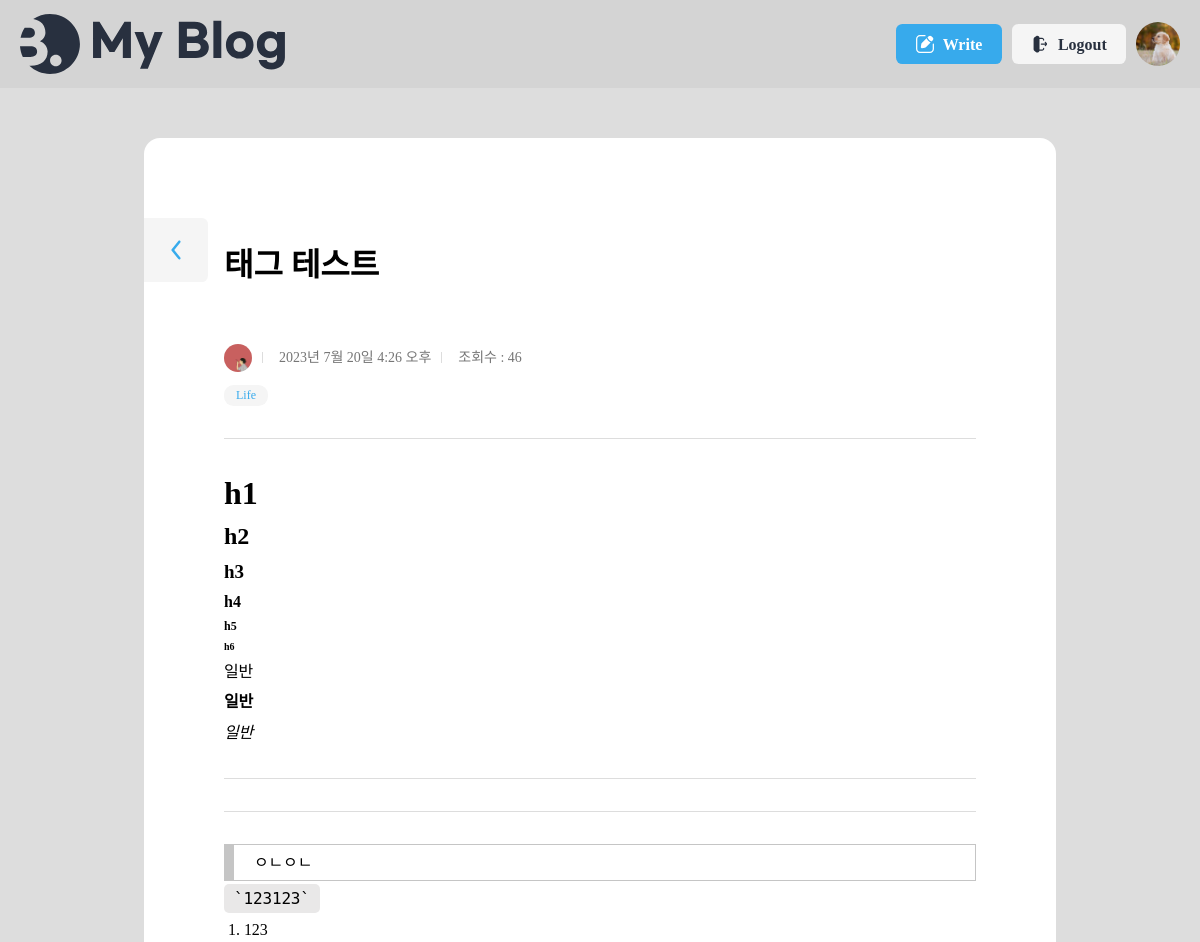
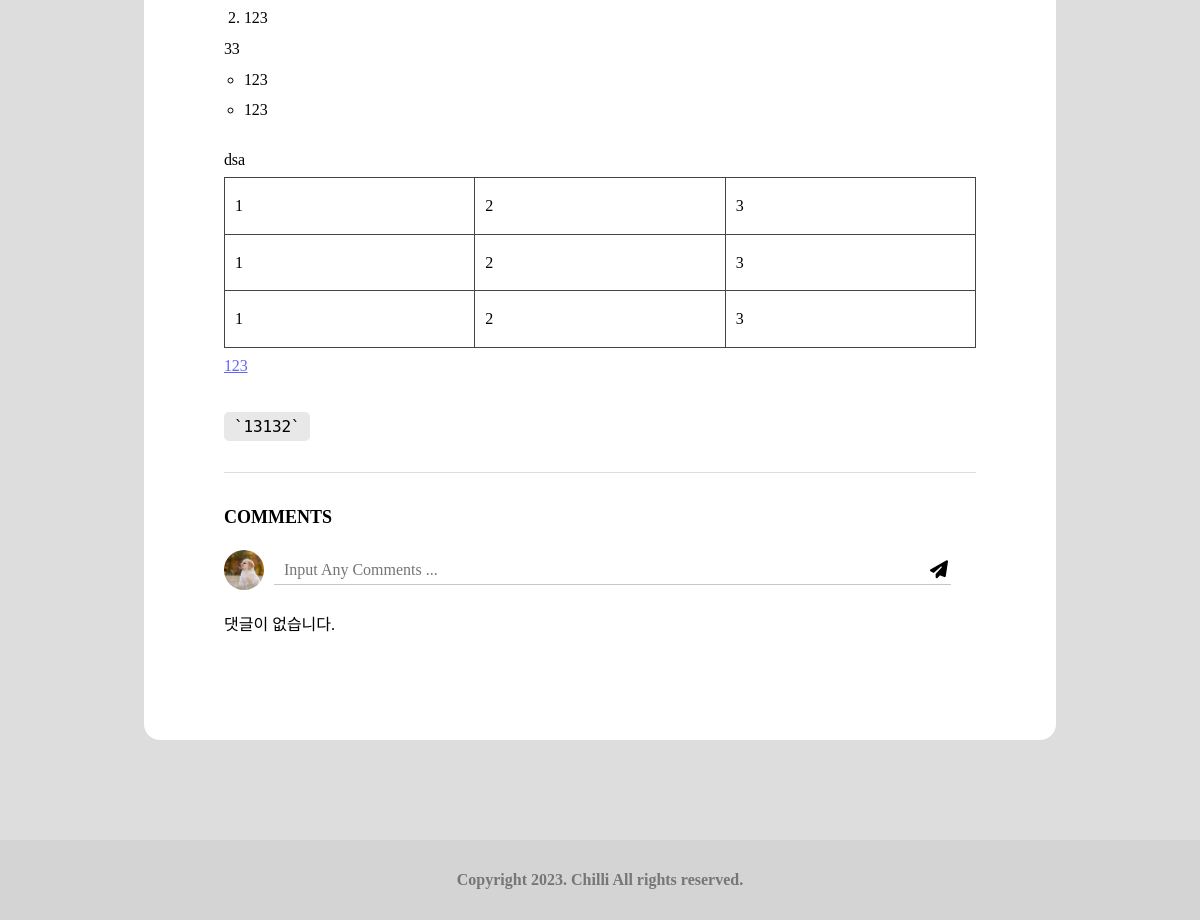
The app's page /blog/10/ (signed in) with its own data (2 pictures, top to bottom).
### user/models.py (models this page shows)
class User(AbstractUser):
    username = None
    email = models.EmailField(unique=True, max_length=255)
    is_profile = models.BooleanField(default=False)
    is_staff = models.BooleanField(default=False)
    is_superuser = models.BooleanField(default=False)
    is_active = models.BooleanField(default=True)
    date_joined = models.DateTimeField(auto_now_add=True)
    last_login = models.DateTimeField(auto_now=True, null=True, blank=True)
    USERNAME_FIELD = 'email'
    EMAIL_FIELD = 'email'
    REQUIRED_FIELDS = []
    objects = UserManager()

class Profile(models.Model):
    user = models.OneToOneField('User', on_delete=models.CASCADE)
    name = models.CharField(default='닉네임', max_length=50, null=True, blank=True)
    avatarUrl = models.ImageField(upload_to='user/media',null=True,blank=True)
    aboutMe = models.TextField(default='자신을 소개해주세요 :)',null=True, blank=True)
    created_at = models.DateTimeField(auto_now_add=True)
    updated_at = models.DateTimeField(auto_now=True)

### blog/models.py (models this page shows)
class Post(models.Model):
    title = models.CharField(max_length=30)
    content = models.TextField()
    writer = models.ForeignKey(User, on_delete=models.CASCADE)
    status = models.CharField(default='active', max_length=20)
    thumbnail = models.ImageField(upload_to='blog/media',null=True,blank=True)
    views = models.IntegerField(default=0)
    created_at = models.DateTimeField(auto_now_add=True)
    updated_at = models.DateTimeField(auto_now=True)

class Category(models.Model):
    post = models.OneToOneField("Post", on_delete=models.CASCADE)
    name = models.CharField(max_length=20)
    created_at = models.DateTimeField(auto_now_add=True)
    status = models.CharField(default='active', max_length=20)

### blog/views.py (the view)
# urls.py: path('<int:pk>/', Detail.as_view() , name='detail'),
class Detail(View):
    def get(self, request, pk):
        try:
            post = Post.objects.get(pk=pk)
        except:
            return render(request,'blog/error.html')
        else:
            if post.status == 'active':
                post.views = post.views + 1
                post.save()
                comments = Comment.objects.filter(post=post,status='active')
                comment_form = CommentForm()
                context = {
                    'post': post,
                    'comments': comments,
                    'comment_form': comment_form,
                }
                return render(request,'blog/post_view.html', context)
            return render(request,'blog/error.html')

### blog/forms.py
class CommentForm(forms.ModelForm):
    class Meta:
        model = Comment
        fields = ['content']
        widgets = {
            'content': forms.TextInput(attrs={'placeholder': 'Input Any Comments ...'})
        }

### blog/templates/blog/post_view.html (shortened to what this page needs)
{% extends 'base.html' %}
{% load static %}
{% block content %}
	<div class="view">
		<div class="max-width">
			<section class="wrap-box">
				<div class="inner">
					<div class="title-wrap">
						<h2>{{ post.title }}</h2>
					</div>
					<dl class="author-wrap">
						<dd class="author">
							{% if post.writer.profile.avatarUrl.url %}
								<img src="{{ post.writer.profile.avatarUrl.url }}" alt="" />
							{% else %}
								<img src="{%static 'user/image/basic_profile.jpg'%}" alt=""/>
							{% endif %}
						</dd>
						<dd class="created">{{ post.created_at }}</dd>
						<dd class="views">조회수 : {{ post.views }}</dd>
					</dl>
					<dl class="category">
						<dd>{{ post.category.name }}</dd>
					</dl>
					<hr />
					<div class="view-contents">
						{{ post.content | safe }}
					</div>
					<hr />
					<h3 class='comment_title'>Comments</h3>
					{% if request.user.is_authenticated %}
					<form class='comment_input' style="display: flex; align-items: center;" action="{% url 'blog:cm-write' pk=post.pk %}" method="post">
						{% if request.user.profile.avatarUrl %}
                            <img src="{{request.user.profile.avatarUrl.url}}" alt="" class="loginuser_avatar" />
                        {% else %}
                            <img src="{%static 'user/image/basic_profile.jpg'%}" alt="" class="loginuser_avatar" />
                        {% endif %}
						{{ comment_form.content }}
						<button calss="comment-submit" type="submit" value=""><i class="fa-solid fa-paper-plane"></i></button>
					</form>
					{% endif %}
					<ul class='post_comments'>
						{% if comments %}
						{% for comment in comments %}
							<li class='post_comment'>
								<img class='comment_writer_avatar' src={{comment.writer.profile.avatarUrl.url}}></img>
								<div class='comment_writer_info'>
									<p class='comment_writer_name'>{{ comment.writer.profile.name }}</p>
									<p class='comment_writer_content'>{{ comment.content }}</p>
								</div>
								{% if request.user == comment.writer %}
								<form class='comment_writer_delete' action="{% url 'blog:cm-delete' pk=comment.pk %}" method="post">
									{% csrf_token %}
									<input type="submit" class="btn-delete" value=""></input>
								</form>
								{% endif %}
							</li>
						{% endfor %}
						{% else %}
							<li>댓글이 없습니다.</li>
						{% endif %}
					</ul>
					<a href="{% url 'blog:list' %}" class="btn-back">
					</a>
			</section>
		</div>
	</div>
{% endblock %}

### templates/base.html (shortened to what this page needs)
<!DOCTYPE html>
<html lang="ko">
    {% load static %}
    <head>
        <link rel="stylesheet" href="{% static 'blog/css/reset.css' %}" />
		<link rel="stylesheet" as="style" crossorigin href="https://cdn.jsdelivr.net/gh/orioncactus/pretendard/dist/web/static/pretendard.css" />
		<link rel="stylesheet" href="{% static 'blog/css/global.css' %}" />
		<link
        rel="stylesheet"
        href="https://cdnjs.cloudflare.com/ajax/libs/font-awesome/6.4.0/css/all.min.css"
        />
		<link rel="stylesheet" href="{% static 'blog/css/header.css' %}" />
		<link rel="stylesheet" href="{% static 'blog/css/footer.css' %}" />
		<link rel="stylesheet" href="{% static 'blog/css/about.css' %}" />
		<link rel="stylesheet" href="{% static 'blog/css/button.css' %}" />
		<link rel="stylesheet" href="{% static 'blog/css/category.css' %}" />
		<link rel="stylesheet" href="{% static 'blog/css/author.css' %}" />
		<link rel="stylesheet" href="{% static 'blog/css/post.css' %}" />
		<link rel="stylesheet" href="{% static 'blog/css/posts.css' %}" />
		<link rel="stylesheet" href="{% static 'blog/css/main.css' %}" />
        <link rel="stylesheet" href="{% static 'blog/css/wrapbox.css' %}" />
		<link rel="stylesheet" href="{% static 'blog/css/view.css' %}" />
		<link rel="stylesheet" href="{% static 'blog/css/write.css' %}" />
		<link rel="stylesheet" href="{% static 'blog/css/comment.css' %}" />
		<link rel="stylesheet" href="{% static 'user/css/profile.css' %}" />
		<link rel="stylesheet" href="{% static 'user/css/change-pw.css' %}" />
    </head>
    <body>
		<header>
			<div class="max-width">
				<h1>
					<a href="{% url 'blog:list' %}">
						<img src="{% static 'blog/assets/Logo.svg' %}" alt="My Blog" />
					</a>
				</h1>
				<ul>
                    {% if request.user.is_authenticated %}
					<li>
						<a href="{% url 'blog:write' %}" class="button">
							<img src="{% static 'blog/assets/icon-modify-white.svg' %}" alt="" />
							<span>Write</span>
						</a>
					</li>
					<li>
						<a href="{%url 'user:logout' %}" class="button gray">
							<img src="{% static 'blog/assets/icon-logout.svg' %}" alt="" />
							<span>Logout</span>
						</a>
					</li>
					<li class="profile-img">
						<a href="{%url 'user:pf-create' %}">
							{% if request.user.profile.avatarUrl %}
								<img src="{{request.user.profile.avatarUrl.url}}" alt="" class="user-profile" />
							{% else %}
								<img src="{%static 'user/image/basic_profile.jpg'%}" alt="" class="user-profile" />
							{% endif %}
						</a>
					</li>
                    {% endif %}
				</ul>
			</div>
		</header>
        <main class="container">
            {% block content %}
            {% endblock %}
        </main>
		<footer>
			<div class="max-width">
				<h2>Copyright 2023. Chilli All rights reserved.</h2>
			</div>
		</footer>
    </body>
</html>

### static/blog/css/global.css (style rules this page uses)
:root { --main-color: rgb(55, 170, 236); --main-rgb: 55, 171, 236; --outline-border: rgb(55, 160, 236); --red-color: rgb(243, 124, 75); --red-rgb: 243, 124, 75; --black-color: #28303f; --white-color: #fff; --gray-color: #767676; --border-color: #ddd; --gray-background-light: #dddddd; --gray-background: #f5f5f5; --gray-text: #6f6f6f; --border-radius: 0.4em; }
h1, a, div, p, section, article, input, textarea { box-sizing: border-box; }
a { text-decoration: none; color: inherit; }
html { font-size: 10px; }
body { font-size: 1.6rem; line-height: 1.4; }
input, button { font-size: inherit; font-family: inherit; }
button { cursor: pointer; }
a { border-radius: 0.8rem; overflow: hidden; }
img { vertical-align: bottom; }
body { background: var(--gray-background-light); }
.max-width { width: 1300px; max-width: calc(100% - 4rem); margin: 0 auto; }

### static/blog/css/header.css (style rules this page uses)
header { background-color: #d4d4d4; }
header .max-width { display: flex; align-items: center; justify-content: space-between; gap: 4rem; padding: 1rem 0; }
header h1 { font-size: 3rem; }
header h1 a { display: block; padding: 0.4rem; margin-left: -0.4rem; }
header h1 a img { display: block; height: 6rem; }
header ul { display: flex; align-items: center; gap: 1rem; }
.profile-img a { width: 4.4rem; height: 4.4rem; display: block; border-radius: 50%; }
.profile-img img { width: 100%; height: 100%; object-fit: cover; }
header .button { text-transform: none; }

### static/blog/css/footer.css (style rules this page uses)
footer { background: #d4d4d4;; margin-top: 10rem; }
footer .max-width { display: flex; align-items: center; justify-content: center; height: 8rem; position: relative; }
footer h2 { color: var(--gray-color); }

### static/blog/css/button.css (style rules this page uses)
.button { display: inline-flex; align-items: center; justify-content: center; gap: 0.8rem; height: 4rem; padding: 0.2rem 1.2em 0; border: 0; border-radius: var(--border-radius); background: var(--main-color); color: var(--white-color); text-transform: uppercase; font-weight: bold; line-height: 1; }
.button img { height: 1.2em; margin-top: -0.2rem; vertical-align: middle; }
.button.gray { background: var(--gray-background); color: var(--black-color); }
.btn-back { width: 6.4rem; height: 6.4rem; border-radius: 0 var(--border-radius) var(--border-radius) 0; background: var(--gray-background) url(../assets/ArrowLeft-blue.svg) no-repeat 50% 50% / 4rem; font-size: 1.6rem; }

### static/blog/css/category.css (style rules this page uses)
.category { display: flex; flex-wrap: wrap; color: var(--main-color); }
.category dd { margin-right: 0.4rem; padding: 0.2rem 1.2rem; border-radius: calc(var(--border-radius) * 2); background: var(--gray-background); font-size: 1.2rem; }

### static/blog/css/author.css (style rules this page uses)
.author-wrap { display: flex; gap: 1rem; color: #767676; font-size: 1.2rem; }
.author-wrap dd { display: flex; align-items: center; gap: 0.6rem; margin-bottom: 1rem; }
.author img { width: 2em; height: 2em; border-radius: 50%; }
.created::before { content: ""; display: block; width: 1px; height: 0.8em; margin-right: 1rem; background: var(--border-color); }
.views::before { content: ""; display: block; width: 1px; height: 0.8em; margin-right: 1rem; background: var(--border-color); }

### static/blog/css/main.css (style rules this page uses)
main h3:not(.view-contents h3) { font-size: 1.8rem; font-weight: bold; margin-top: 1rem; margin-bottom: 2rem; }

### static/blog/css/wrapbox.css (style rules this page uses)
.wrap-box { position: relative; width: 60rem; max-width: calc(100% - 4rem); padding: 8rem 0; border-radius: var(--border-radius); background: var(--white-color); font-size: 4rem; transition: all 0.3s; margin-top: 5rem; margin-left: auto; margin-right: auto; }
.wrap-box .inner { width: 39.2rem; max-width: calc(100% - 8rem); margin: 0 auto; font-size: 1.6rem; }
.wrap-box h2:not(.view-contents h2) { margin-bottom: 4.8rem; font-size: 3.2rem; font-weight: bold; text-transform: uppercase; }
.wrap-box ul { margin-bottom: 2.4rem; }
.mypage .wrap-box, .view .wrap-box, .write .wrap-box { width: 91.2rem; max-width: 100%; padding: 8rem; }
.view .wrap-box .inner, .write .wrap-box .inner { width: 100%; max-width: 100%; }
.wrap-box hr { border: 1px solid var(--border-color); border-width: 1px 0 0 0; margin: 3.2rem 0; }

### records on screen
User: user.profile.avatarUrl (picture)
Post: title "태그 테스트", writer.profile.avatarUrl (placeholder picture), created_at "2023년 7월 20일 4:26 오후", views "46", category.name "Life", content "h1 h2 h3 h4 h5 h6 일반 일반 일반 ㅇㄴㅇㄴ 123123 123 123 33 123 123 dsa 1 2 3 1 2 3 1 2 3 123 13132"
